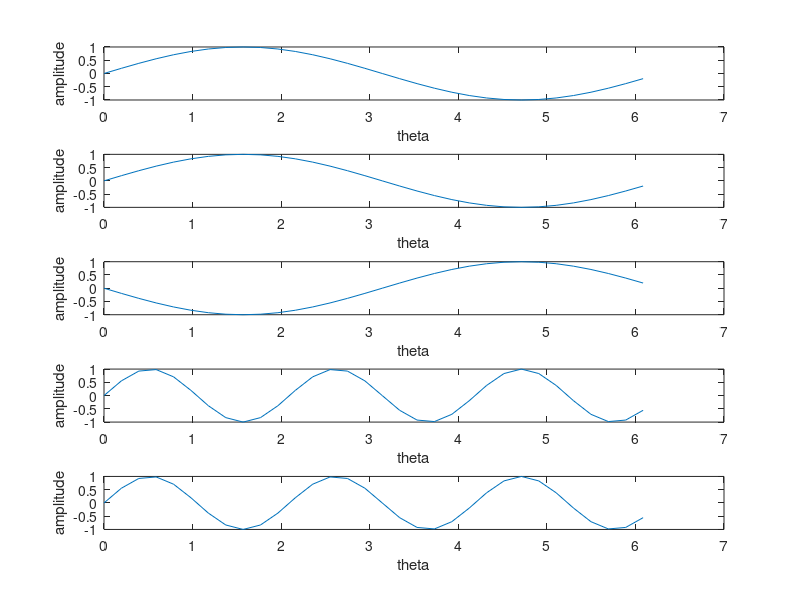

Recreate this plot in MATLAB.
theta=0:2*pi/32:2*pi-2*pi/32
subplot(5,1,1)
plot(theta,sin(theta));
xlabel('theta')
ylabel('amplitude')
subplot(5,1,2)
plot(theta,sin(33*theta));
xlabel('theta')
ylabel('amplitude')
subplot(5,1,3)
plot(theta,sin(31*theta));
xlabel('theta')
ylabel('amplitude')
subplot(5,1,4)
plot(theta,sin(3*theta));
xlabel('theta')
ylabel('amplitude')
subplot(5,1,5)
plot(theta,sin(67*theta));
xlabel('theta')
ylabel('amplitude')